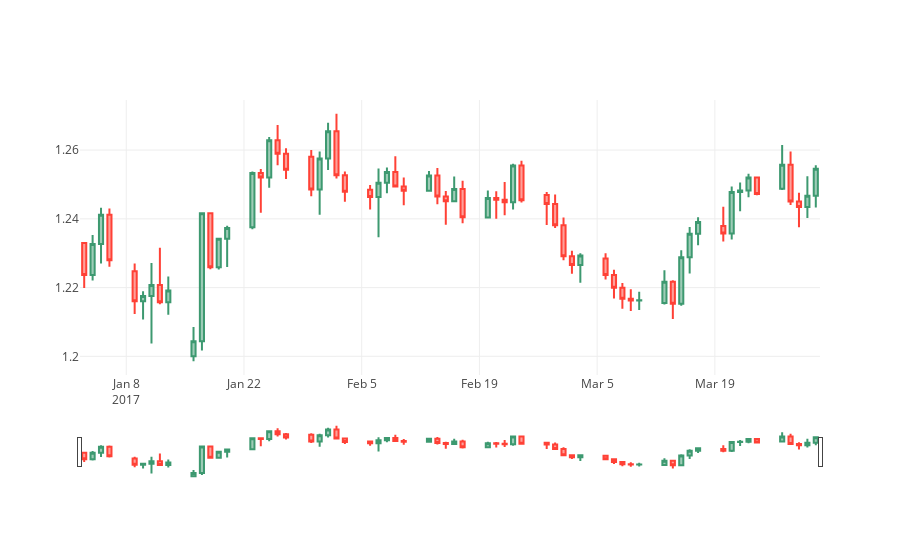

Source (notebook cell):
### Markdown cell above
Below is plot for Jan, Feb and March.

### Code cell
plotCandlesticks(df_JanFebMar)
